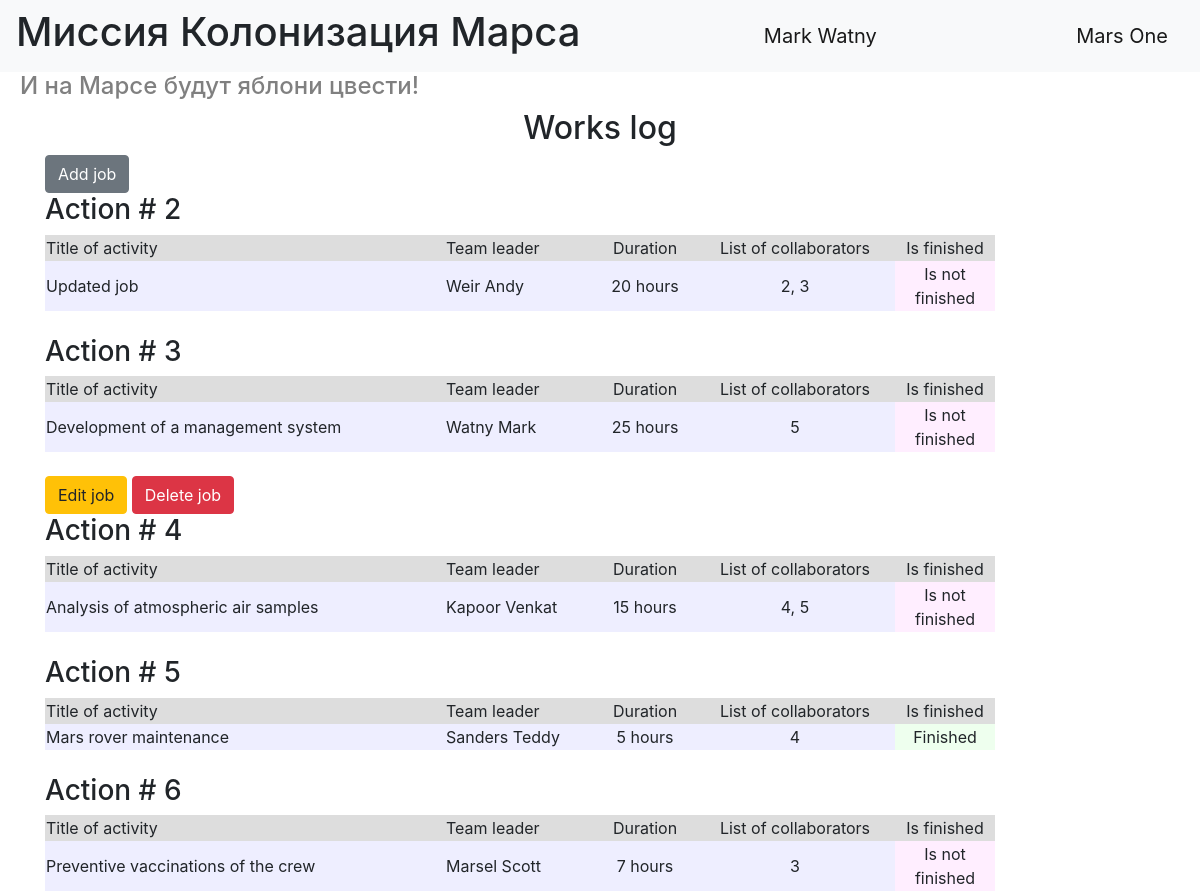
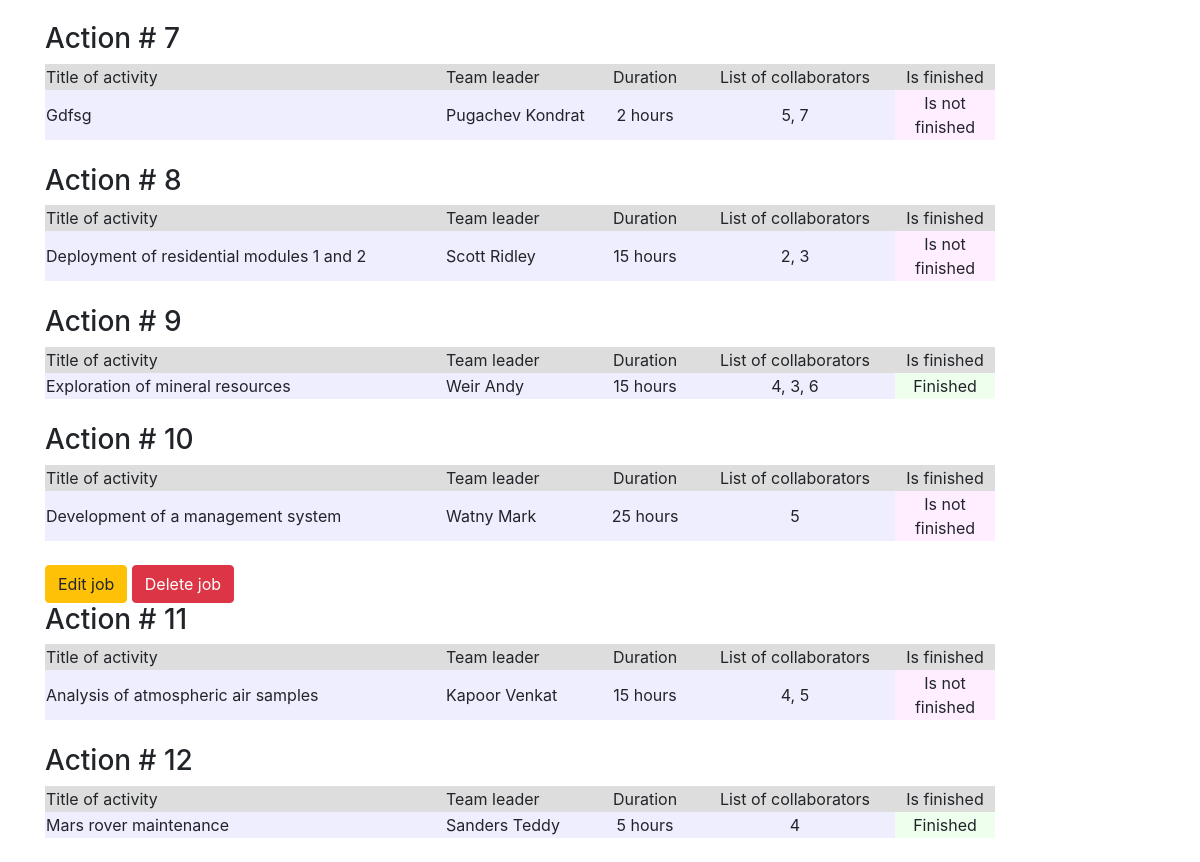
Screenshot of / (signed in) with the database file from the repository (2 pictures, top to bottom).
### data/users.py (models this page shows, shortened)
class User(SqlAlchemyBase, UserMixin, SerializerMixin):
    __tablename__ = 'users'
    id = sqlalchemy.Column(sqlalchemy.Integer,
                           primary_key=True, autoincrement=True)
    name = sqlalchemy.Column(sqlalchemy.String, nullable=True)
    surname = sqlalchemy.Column(sqlalchemy.String, nullable=True)
    age = sqlalchemy.Column(sqlalchemy.Integer, nullable=True)
    position = sqlalchemy.Column(sqlalchemy.String, nullable=True)
    speciality = sqlalchemy.Column(sqlalchemy.String, nullable=True)
    address = sqlalchemy.Column(sqlalchemy.String, nullable=True)
    email = sqlalchemy.Column(sqlalchemy.String, unique=True, nullable=True)
    hashed_password = sqlalchemy.Column(sqlalchemy.String, nullable=True)
    modified_date = sqlalchemy.Column(sqlalchemy.DateTime, default=datetime.datetime.now)
    jobs = orm.relationship("Jobs", back_populates="user")

### data/jobs.py (models this page shows, shortened)
class Jobs(SqlAlchemyBase, SerializerMixin):
    __tablename__ = 'jobs'
    id = sqlalchemy.Column(sqlalchemy.Integer, primary_key=True, autoincrement=True)
    job = sqlalchemy.Column(sqlalchemy.String, nullable=True)
    work_size = sqlalchemy.Column(sqlalchemy.String, nullable=True, default=0)
    collaborators = sqlalchemy.Column(sqlalchemy.String, nullable=True)
    start_date = sqlalchemy.Column(sqlalchemy.DateTime, default=datetime.datetime.now)
    end_date = sqlalchemy.Column(sqlalchemy.DateTime, default=datetime.datetime.now)
    is_finished = sqlalchemy.Column(sqlalchemy.Boolean, default=True)
    team_leader = sqlalchemy.Column(sqlalchemy.Integer, sqlalchemy.ForeignKey("users.id"))
    user = orm.relationship('User', back_populates="jobs")

### index.py (the view)
@app.route("/")
def index():
    db_sess = db_session.create_session()
    jobs = db_sess.query(Jobs).all()
    users = db_sess.query(User).all()
    names = {name.id: (name.surname, name.name) for name in users}
    return render_template("index.html", jobs=jobs, names=names)

### data/db_session.py (called while the page is built)
def create_session() -> Session:
    global __factory
    return __factory()

### index.py (called while the page is built)
@login_manager.user_loader
def load_user(user_id):
    db_sess = db_session.create_session()
    return db_sess.query(User).get(user_id)

### templates/index.html (shortened to what this page needs)
{% extends "base.html" %}
{% block content %}
<h2 align="center">Works log</h2>
{% if current_user.is_authenticated %}
    <a href="/jobs" class="btn btn-secondary">Add job</a>
{% endif %}
{% for job in jobs %}
<h3>Action # {{ job.id }}</h3>
<div class="table_container">
    <table class="my_table">
        <tr class="my_row">
            <td class="title" width="400px" bgcolor="#dddddd">Title of activity</td>
            <td class="title" width="150px" bgcolor="#dddddd">Team leader</td>
            <td class="title" width="100px" bgcolor="#dddddd" align="center">Duration</td>
            <td class="title" width="200px" bgcolor="#dddddd" align="center">List of collaborators</td>
            <td class="title" width="100px" bgcolor="#dddddd" align="center">Is finished</td>
        </tr>
        <tr class="my_row">
            <td class="ordinary" bgcolor="#eeeeff">{{ job.job.capitalize() if job.job else job.job }}</td>
            <td class="ordinary" bgcolor="#eeeeff">{{ names[job.team_leader][0] }} {{ names[job.team_leader][1] }}</td>
            <td class="ordinary" bgcolor="#eeeeff" align="center">{{ job.work_size }} hours</td>
            <td class="ordinary" bgcolor="#eeeeff" align="center">{{ job.collaborators }}</td>
            {% if job.is_finished %}
            <td class="ordinary" bgcolor="#eeffee" align="center">Finished</td>
            {% else %}
            <td class="ordinary" bgcolor="#ffeeff" align="center">Is not finished</td>
            {% endif %}
        </tr>
    </table>
</div>
<br>
{% if current_user.is_authenticated and (current_user.id == 1 or job.team_leader == current_user.id) %}
    <div>
        <a href="/jobs/{{ job.id }}" class="btn btn-warning">
            Edit job
        </a>
        <a href="/jobs_delete/{{ job.id }}" class="btn btn-danger">
            Delete job
        </a>
    </div>
{% endif %}
{% endfor %}
{% endblock %}

### templates/base.html (shortened to what this page needs)
<!DOCTYPE html>
<html lang="en">
<head>
    <link rel="stylesheet" href="https://stackpath.bootstrapcdn.com/bootstrap/4.4.1/css/bootstrap.min.css">
    <link rel="stylesheet" type="text/css" href="../static/css/style.css" />
</head>
  <body>
    <header>
      <nav class="navbar navbar-light bg-light">
          <h1>Миссия Колонизация Марса</h1>
            {% if current_user.is_authenticated %}
                <a class="navbar-brand" href="/logout">{{ current_user.name }} {{ current_user.surname }}</a>
            {% else %}
            <p>
                <a class="btn btn-primary " href="/register">Зарегистрироваться</a>
                <a class="btn btn-success" href="/login">Войти</a>
            </p>
            {% endif %}
          <a class="navbar-brand" href="/">Mars One</a>
      </nav>
        <h4>И на Марсе будут яблони цвести!</h4>
    </header>
    <main role="main" class="container">
        {% block content %}{% endblock %}
    </main>
  </body>
</html>

### static/css/style.css (style rules this page uses)
h4 { padding-left: 20px; color: grey }

### rows the page displays
User: name "Mark", surname "Watny"
Jobs: id "2", job "Updated job", team_leader.surname "Weir", team_leader.name "Andy", work_size "20", collaborators "2, 3", is_finished "Is not finished"
Jobs: id "3", job "Development of a management system", team_leader.surname "Watny", team_leader.name "Mark", work_size "25", collaborators "5", is_finished "Is not finished"
Jobs: id "4", job "Analysis of atmospheric air samples", team_leader.surname "Kapoor", team_leader.name "Venkat", work_size "15", collaborators "4, 5", is_finished "Is not finished"
Jobs: id "5", job "Mars rover maintenance", team_leader.surname "Sanders", team_leader.name "Teddy", work_size "5", collaborators "4", is_finished "Finished"
Jobs: id "6", job "Preventive vaccinations of the crew", team_leader.surname "Marsel", team_leader.name "Scott", work_size "7", collaborators "3", is_finished "Is not finished"
Jobs: id "7", job "Gdfsg", team_leader.surname "Pugachev", team_leader.name "Kondrat", work_size "2", collaborators "5, 7", is_finished "Is not finished"
Jobs: id "8", job "Deployment of residential modules 1 and 2", team_leader.surname "Scott", team_leader.name "Ridley", work_size "15", collaborators "2, 3", is_finished "Is not finished"
Jobs: id "9", job "Exploration of mineral resources", team_leader.surname "Weir", team_leader.name "Andy", work_size "15", collaborators "4, 3, 6", is_finished "Finished"
Jobs: id "10", job "Development of a management system", team_leader.surname "Watny", team_leader.name "Mark", work_size "25", collaborators "5", is_finished "Is not finished"
Jobs: id "11", job "Analysis of atmospheric air samples", team_leader.surname "Kapoor", team_leader.name "Venkat", work_size "15", collaborators "4, 5", is_finished "Is not finished"
Jobs: id "12", job "Mars rover maintenance", team_leader.surname "Sanders", team_leader.name "Teddy", work_size "5", collaborators "4", is_finished "Finished"
